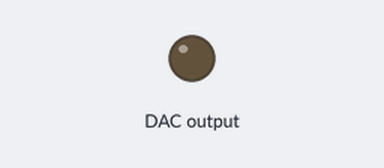
A program run on a simulated Raspberry Pi (BCM pin numbers). On the bench: output pins drawn as LEDs (lit = HIGH). The clock reads 2024-03-15 10:24:30 at power-on unless the program sets it; library files of the repository ran but are not shown: mcp4725_driver.py.

Above: at 0.15 s.
At 11.28 s:
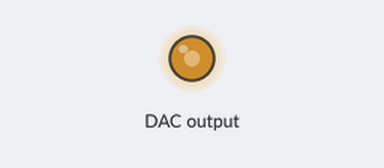
Timing chart, 0 to 11.2 s (numbered marks = the images above):
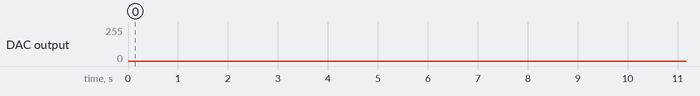

The program:

mcp4725-sin.py
```python
import mcp4725_driver as mcp
import signal_generator as sg
import time

amplitude = 3.2
signal_frequency = 10
sampling_frequency = 1000

try:
    dac = mcp.MCP4725(5.11, verbose=False)
    start_time = time.time()
    while True:
        current_time = time.time() - start_time

        sin_value = sg.get_sin_wave_amplitude(
            signal_frequency,
            current_time
        )

        voltage = amplitude * sin_value

        dac.set_voltage(voltage)

        sg.wait_for_sampling_period(sampling_frequency)
except KeyboardInterrupt:
    print("\nПограмма завершилась")
finally:
    dac.deinit()
```

signal_generator.py
```python
import numpy as np
import time


def get_sin_wave_amplitude(freq, time_value):
    value = np.sin(2 * np.pi * freq * time_value)
    value = value + 1
    value = value / 2
    return value

def wait_for_sampling_period(sampling_frequency):
    period = 1 / sampling_frequency
    time.sleep(period)
```
